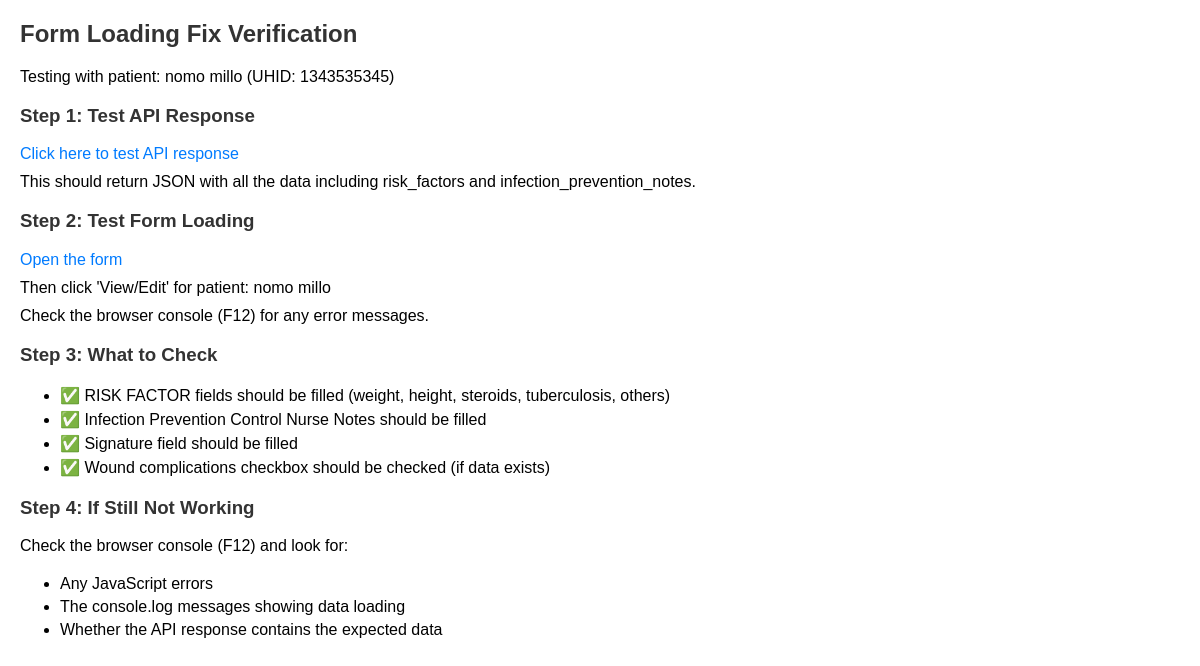
The page /pages/verify_fix.php on the database as committed earlier.
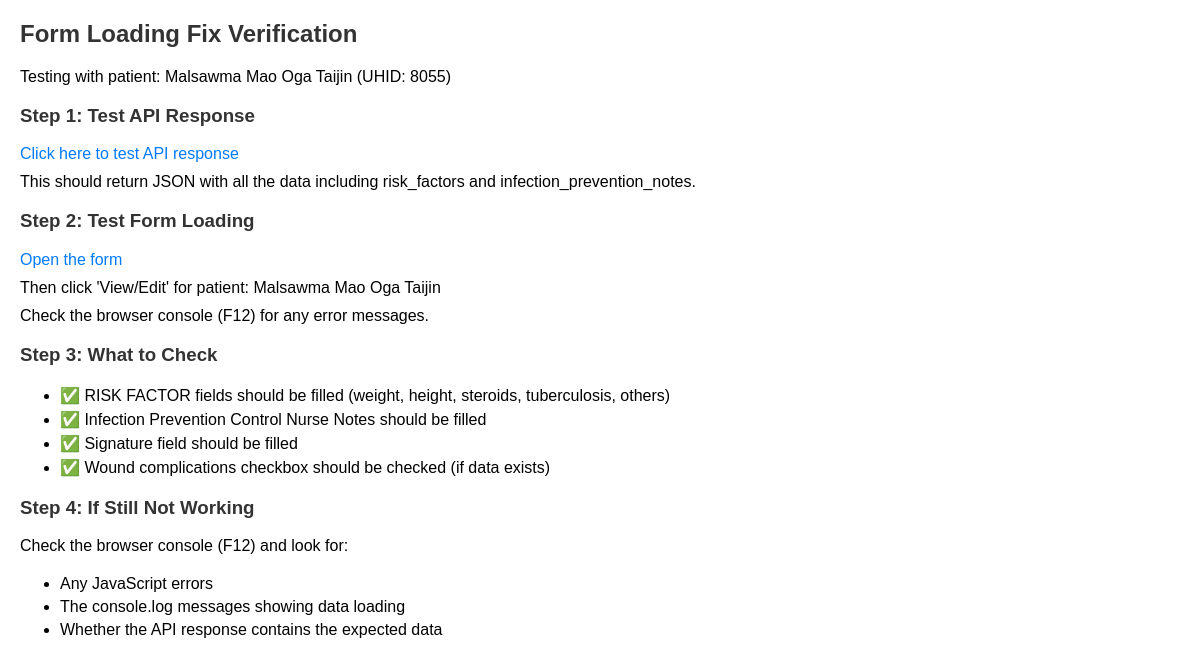
The same page on the database as committed later.
### tables this page shows
CREATE TABLE `patients` (
  `patient_id` int(11) NOT NULL AUTO_INCREMENT,
  `name` varchar(255) NOT NULL,
  `age` int(11) DEFAULT NULL,
  `sex` enum('Male','Female') NOT NULL,
  `uhid` varchar(50) DEFAULT NULL,
  `phone` varchar(15) DEFAULT NULL,
  `bed_ward` varchar(50) DEFAULT NULL,
  `address` text DEFAULT NULL,
  `primary_diagnosis` text DEFAULT NULL,
  `surgical_procedure` text DEFAULT NULL,
  `date_completed` date DEFAULT NULL,
  `signature` varchar(255) DEFAULT NULL,
  PRIMARY KEY (`patient_id`)
);

### pages/verify_fix.php (the view, shortened to what this page needs)
<?php
require_once '../database/config.php';
echo "<h2>Form Loading Fix Verification</h2>";
try {
    $stmt = $pdo->query("SELECT patient_id, name, uhid FROM patients LIMIT 1");
    $patient = $stmt->fetch(PDO::FETCH_ASSOC);
    $patient_id = $patient['patient_id'];
    echo "<p>Testing with patient: {$patient['name']} (UHID: {$patient['uhid']})</p>";
    $api_url = "get_patient_data_api.php?patient_id=$patient_id";
    echo "<h3>Step 1: Test API Response</h3>";
    echo "<p><a href='$api_url' target='_blank'>Click here to test API response</a></p>";
    echo "<p>This should return JSON with all the data including risk_factors and infection_prevention_notes.</p>";
    echo "<h3>Step 2: Test Form Loading</h3>";
    echo "<p><a href='../forms/form.php' target='_blank'>Open the form</a></p>";
    echo "<p>Then click 'View/Edit' for patient: {$patient['name']}</p>";
    echo "<p>Check the browser console (F12) for any error messages.</p>";
    echo "<h3>Step 3: What to Check</h3>";
    echo "<ul>";
    echo "<li>✅ RISK FACTOR fields should be filled (weight, height, steroids, tuberculosis, others)</li>";
    echo "<li>✅ Infection Prevention Control Nurse Notes should be filled</li>";
    echo "<li>✅ Signature field should be filled</li>";
    echo "<li>✅ Wound complications checkbox should be checked (if data exists)</li>";
    echo "</ul>";
    echo "<h3>Step 4: If Still Not Working</h3>";
    echo "<p>Check the browser console (F12) and look for:</p>";
    echo "<ul>";
    echo "<li>Any JavaScript errors</li>";
    echo "<li>The console.log messages showing data loading</li>";
    echo "<li>Whether the API response contains the expected data</li>";
    echo "</ul>";
} catch (Exception $e) {
    echo "<h3>❌ Error occurred:</h3>";
    echo "<p>" . $e->getMessage() . "</p>";
}
?>

### pages/verify_fix.php (style rules this page uses)
h2, h3 { color: #333; }
p { margin: 10px 0; }
ul { margin: 20px 0; }
li { margin: 5px 0; }
a { color: #007bff; text-decoration: none; }

Rows that differ between the two databases and show on the page:
removed patients: name "nomo millo", uhid "1343535345"
added patients: name "Malsawma Mao Oga Taijin", uhid "8055"
